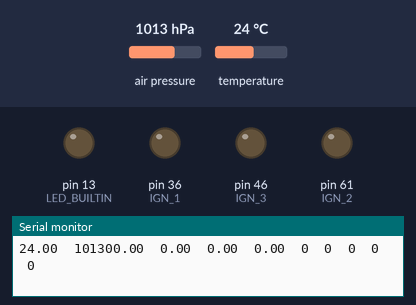
Bench run of a sketch on a simulated Arduino Mega 2560, built for the host (arithmetic inside an expression is 32-bit, double 64-bit). Parts: output pins drawn as LEDs (lit = HIGH), the last lines printed to the serial monitor. Inputs (shaded band) come from the test bench; at power-on: air pressure 1013 hPa, temperature 24 °C. Storage starts empty.

Above: at 1.2 s.
1.3 s: air pressure set to 1016 hPa
At 1.8 s:
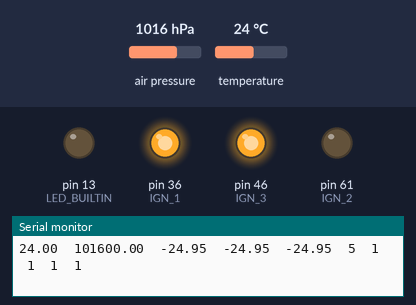
At 4.7 s:
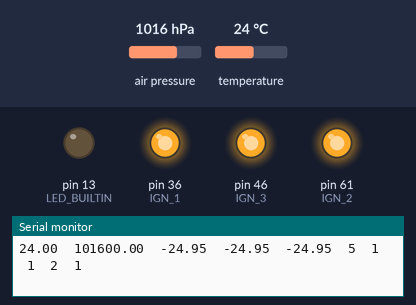
Timing chart, 0 to 12.9 s (numbered marks = the images above; inputs shaded):
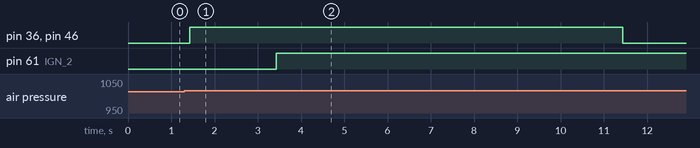

Measured:
- the behaviour switches between 1013 and 1014 hPa on air pressure (found by bisection; images 0 and 1)
- after the input at 1.3 s, pin 36 (IGN_1), pin 46 (IGN_3): LOW → HIGH after 0.13 s, → LOW 10.0 s later; pin 61 (IGN_2): LOW → HIGH after 2.1 s

The sketch:

Y_Turt.ino
```cpp
#include <Adafruit_BMP085.h>
Adafruit_BMP085 bmp;
// --- Variáveis para ajuste de altura ---
float altitudeInicial;     //definiçao da altura inicial
float alturaAprox[10];     //definição da altura suave
float alturaFiltrado[10];  //definição da altura suave 2
// --- Variáveis para detecção de queda ---
float altitudeMaxima = 0.0;
bool emQueda = false;
const float margemQueda = 1.5;
int contadorQueda = 0;
const int confirmacoesNecessarias = 5;
//Nome do Arquivo SD
String baseNome = "YBT";
String nomeFile = "";
// --- Constante SD
#include <SPI.h>
#include <SD.h>
const int chipSelect = 53;


#define IGN_1 36 /*act1*/
#define IGN_2 61 /*act2*/
#define IGN_3 46 /*act3*/
#define IGN_4 55 /*act4*/
const long interval1 = 10000;
unsigned long previousMillis1 = 0;
// int pin1State = LOW;
// bool pin1Iniciado = false;
// bool pin1Concluido = false;
int pin1Estado = 0;


const long interval2 = 10000;
const long interTimer = 2000;
unsigned long previousMillis2 = 0;
// int pin2State = LOW;
// bool pin2Iniciado = false;
// bool pin2Concluido = false;
int pin2Estado = 0;

const long interval3 = 10000;
unsigned long previousMillis3 = 0;
int pin3Estado = 0;


void setup() {

  pinMode(LED_BUILTIN, OUTPUT);
  Serial.begin(115200);
  if (!bmp.begin()) {
    Serial.println("Could not find a valid BMP085 sensor, check wiring!");
    while (1) {}
  }

  // -- Inicialização do SD
  Serial.print("Initializing SD card...");

  if (!SD.begin(chipSelect)) {
    Serial.println("initialization failed. Things to check:");
    Serial.println("1. is a card inserted?");
    Serial.println("2. is your wiring correct?");
    Serial.println("3. did you change the chipSelect pin to match your shield or module?");
    Serial.println("Note: press reset button on the board and reopen this Serial Monitor after fixing your issue!");
    while (true)
      ;
  }

  Serial.println("initialization done.");

  // Calibração do referencial zero
  float soma = 0;
  for (int i = 0; i < 10; i++) {
    soma += bmp.readAltitude();
  }
  altitudeInicial = soma / 10;  //definição da altura inicial

  //Definicao arquivo SD
  int i = 0;
  do {
    i++;
    String numeroNome = String(i);
    int numeroZeros = 8 - (numeroNome.length() + baseNome.length());
    String zerosNome = "";
    for (int j = 0; j < numeroZeros; j++) {
      zerosNome += "0";
    }
    nomeFile = baseNome + zerosNome + numeroNome + ".txt";
  } while (SD.exists(nomeFile));
  Serial.println(nomeFile);

  //Cabecalho SD
  String cabecalhoString = "";
  cabecalhoString += "*C\tPa\tmeters\tPa\tmeters\tmeters\tmeters\t(0-5)\t(0/1)";
  Serial.println(cabecalhoString);

  File dataFile = SD.open(nomeFile, FILE_WRITE);
  if (dataFile) {
    dataFile.println(cabecalhoString);
    dataFile.close();
  } else {
    Serial.println("error opening datalog.txt");
  }
  pinMode(IGN_1, OUTPUT);
  pinMode(IGN_2, OUTPUT);
  pinMode(IGN_3, OUTPUT);
}

void loop() {

  float Temperatura = bmp.readTemperature();
  float Pressao = bmp.readPressure();

  //definição da altura = 0
  float altura = bmp.readAltitude() - altitudeInicial;


  // --- Primeiro Filtro (Média Móvel Simples) ---
  for (int i = 0; i < 9; i++) {
    alturaAprox[i] = alturaAprox[i + 1];
  }
  alturaAprox[9] = altura;
  float somaAprox = 0;
  for (int i = 0; i < 10; i++) {
    somaAprox += alturaAprox[i];
  }
  float alturaSuave = somaAprox / 10;

  // --- Segundo Filtro (Cascata) ---
  for (int i = 0; i < 9; i++) {
    alturaFiltrado[i] = alturaFiltrado[i + 1];
  }
  alturaFiltrado[9] = alturaSuave;
  float somaFiltrado = 0;
  for (int i = 0; i < 10; i++) {
    somaFiltrado += alturaFiltrado[i];
  }
  float alturaFinal = somaFiltrado / 10;


  // --- LÓGICA DE DETECÇÃO DE QUEDA COM MÚLTIPLAS CONFIRMAÇÕES ---
  if (alturaFinal > altitudeMaxima) {
    altitudeMaxima = alturaFinal;
  }
  if (!emQueda && alturaFinal < (altitudeMaxima - margemQueda)) {
    contadorQueda += 1;
    if (contadorQueda >= confirmacoesNecessarias) {
      emQueda = true;
    }
  }


  unsigned long currentMillis1 = millis();
  if (emQueda && pin1Estado != 2) {
    // if the LED is off turn it on and vice-versa:
    if (pin1Estado == 0) {
      // pin1State = HIGH;
      pin1Estado = 1;
      previousMillis1 = currentMillis1;  //salva quando ele ligou

    } else if ((currentMillis1 - previousMillis1 >= interval1) && (pin1Estado == 1)) {
      //pin1State = LOW;
      pin1Estado = 2;
    }

    // set the LED with the ledState of the variable:

    digitalWrite(IGN_1, pin1Estado == 1);
  }


  unsigned long currentMillis2 = millis();
  if (emQueda && pin2Estado != 3) {
    // if the LED is off turn it on and vice-versa:
    if (pin2Estado != 2) {
      if (pin2Estado == 0) {
        // pin2State = HIGH;
        pin2Estado = 1;
        previousMillis2 = currentMillis2;  // salva quando q ligou

      } else if (currentMillis2 - previousMillis2 >= interTimer && pin2Estado == 1) {
        // pin2State = LOW;
        pin2Estado = 2;
        previousMillis2 = currentMillis2;
      }
    } else if (currentMillis2 - previousMillis2 >= interval2 && pin2Estado == 2) {
      pin2Estado = 3;
    }
    digitalWrite(IGN_2, pin2Estado == 2);
  }


  unsigned long currentMillis3 = millis();
  if (emQueda && pin3Estado != 2 && alturaFinal < -2) {
    // if the LED is off turn it on and vice-versa:
    if (pin3Estado == 0) {
      // pin1State = HIGH;
      pin3Estado = 1;
      previousMillis3 = currentMillis3;  //salva quando ele ligou

    } else if ((currentMillis3 - previousMillis3 >= interval3) && (pin3Estado == 1)) {
      //pin1State = LOW;
      pin3Estado = 2;
    }

    // set the LED with the ledState of the variable:

    digitalWrite(IGN_3, pin3Estado == 1);
  }


  // sd
  String dataString = "";
  dataString += String(Temperatura) + "\t";
  dataString += String(Pressao) + "\t";
  dataString += String(altura) + "\t";
  dataString += String(alturaSuave) + "\t";
  dataString += String(alturaFinal) + "\t";
  dataString += String(contadorQueda) + "\t";
  dataString += String(emQueda) + "\t";
  dataString += String(pin1Estado) + "\t";
  dataString += String(pin2Estado) + "\t";
  dataString += String(pin3Estado) + "\t";

  // --- Salvar Dados no SD ---
  File dataFile = SD.open(nomeFile, FILE_WRITE);
  if (dataFile) {
    dataFile.println(dataString);
    dataFile.close();
  } else {
    Serial.println("error opening datalog.txt");
  }

  Serial.println(dataString);
}
```
